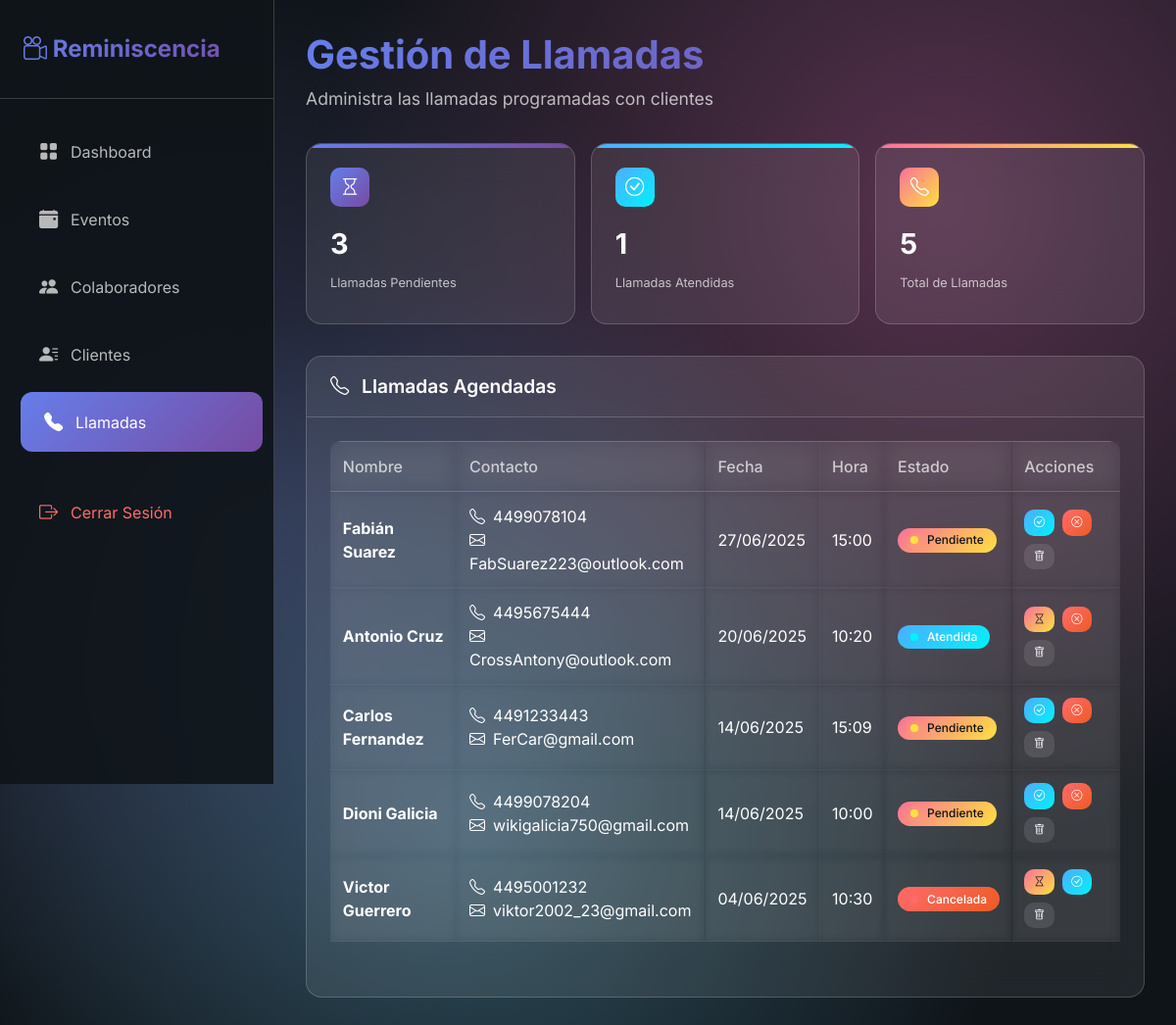
The app's page /admin/llamadas.php (signed in) with its own data.
### tables this page shows
CREATE TABLE `llamadas` (
  `id` int(11) NOT NULL,
  `nombre` varchar(100) NOT NULL,
  `email` varchar(100) NOT NULL,
  `telefono` varchar(20) NOT NULL,
  `fecha` date NOT NULL,
  `hora` time NOT NULL,
  `comentarios` text DEFAULT NULL,
  `estado` enum('pendiente','atendida','cancelada') DEFAULT 'pendiente',
  `fecha_registro` datetime DEFAULT current_timestamp(),
  `token_verificacion` varchar(64) DEFAULT NULL,
  `verificado` tinyint(1) DEFAULT 0,
  `ip_origen` varchar(45) DEFAULT NULL,
  `user_agent` text DEFAULT NULL,
  `documento_identidad` varchar(20) DEFAULT NULL COMMENT 'Número de documento de identidad del usuario',
  `tipo_documento` varchar(50) DEFAULT NULL COMMENT 'Tipo de documento: cedula, cedula_extranjeria, pasaporte, tarjeta_identidad',
  `ip_address` varchar(45) DEFAULT NULL COMMENT 'Dirección IP desde donde se realizó la solicitud',
  `identidad_verificada` tinyint(1) DEFAULT 0 COMMENT 'Indica si la identidad del usuario ha sido verificada',
  `fecha_creacion` timestamp NULL DEFAULT current_timestamp() COMMENT 'Fecha y hora de creación del registro'
);

### admin/llamadas.php (the view, shortened to what this page needs)
<?php
require_once(__DIR__ . '/../includes/config.php');
try {
    $stmt = $conn->query("SELECT * FROM llamadas ORDER BY fecha DESC, hora DESC");
    $llamadas = $stmt->fetchAll(PDO::FETCH_ASSOC);
} catch(PDOException $e) {
    $error = 'Error al obtener llamadas: ' . $e->getMessage();
}
?>
<!DOCTYPE html>
<html lang="es">
<head>
  <link href="https://cdn.jsdelivr.net/npm/bootstrap@5.3.0/dist/css/bootstrap.min.css" rel="stylesheet">
  <link rel="stylesheet" href="https://cdn.jsdelivr.net/npm/bootstrap-icons@1.11.1/font/bootstrap-icons.css">
</head>
<body>
  <nav class="sidebar" id="sidebar">
    <div class="sidebar-header">
      <div class="logo">
        <i class="bi bi-camera-reels"></i>
        Reminiscencia
      </div>
    </div>
    <div class="nav-menu">
      <div class="nav-item">
        <a href="dashboard.php" class="nav-link">
          <i class="bi bi-grid-fill"></i>
          <span>Dashboard</span>
        </a>
      </div>
      <div class="nav-item">
        <a href="gestion_eventos.php" class="nav-link">
          <i class="bi bi-calendar-event-fill"></i>
          <span>Eventos</span>
        </a>
      </div>
      <div class="nav-item">
        <a href="gestion_colaboradores.php" class="nav-link">
          <i class="bi bi-people-fill"></i>
          <span>Colaboradores</span>
        </a>
      </div>
      <div class="nav-item">
        <a href="gestion_clientes.php" class="nav-link">
          <i class="bi bi-person-lines-fill"></i>
          <span>Clientes</span>
        </a>
      </div>
      <div class="nav-item">
        <a href="llamadas.php" class="nav-link active">
          <i class="bi bi-telephone-fill"></i>
          <span>Llamadas</span>
        </a>
      </div>
      <div class="nav-item" style="margin-top: 2rem;">
        <a href="/logout.php" class="nav-link" style="color: #ff6b6b;">
          <i class="bi bi-box-arrow-right"></i>
          <span>Cerrar Sesión</span>
        </a>
      </div>
    </div>
  </nav>
  <main class="main-content">
    <div class="header">
      <h1>Gestión de Llamadas</h1>
      <p>Administra las llamadas programadas con clientes</p>
    </div>
    <div class="stats-grid">
      <div class="stat-card" onclick="window.location.href='llamadas.php?status=pendiente'">
        <div class="stat-header">
          <div class="stat-icon">
            <i class="bi bi-hourglass"></i>
          </div>
        </div>
        <div class="stat-value">
          <?php
            $count_pendientes = 0;
            foreach ($llamadas as $llamada) {
              if ($llamada['estado'] === 'pendiente') $count_pendientes++;
            }
            echo $count_pendientes;
          ?>
        </div>
        <div class="stat-label">Llamadas Pendientes</div>
      </div>
      <div class="stat-card success" onclick="window.location.href='llamadas.php?status=atendida'">
        <div class="stat-header">
          <div class="stat-icon">
            <i class="bi bi-check-circle"></i>
          </div>
        </div>
        <div class="stat-value">
          <?php
            $count_atendidas = 0;
            foreach ($llamadas as $llamada) {
              if ($llamada['estado'] === 'atendida') $count_atendidas++;
            }
            echo $count_atendidas;
          ?>
        </div>
        <div class="stat-label">Llamadas Atendidas</div>
      </div>
      <div class="stat-card warning" onclick="window.location.href='llamadas.php'">
        <div class="stat-header">
          <div class="stat-icon">
            <i class="bi bi-telephone"></i>
          </div>
        </div>
        <div class="stat-value"><?php echo count($llamadas); ?></div>
        <div class="stat-label">Total de Llamadas</div>
      </div>
    </div>
    <div class="card">
      <div class="card-header">
        <div class="d-flex justify-content-between align-items-center">
          <h3 class="card-title">
            <i class="bi bi-telephone me-2"></i>
            Llamadas Agendadas
          </h3>
        </div>
      </div>
      <div class="card-body">
        <?php if (count($llamadas) > 0): ?>
          <div class="d-none d-md-block">
            <div class="table-responsive">
              <table class="table">
                <thead>
                  <tr>
                    <th>Nombre</th>
                    <th>Contacto</th>
                    <th>Fecha</th>
                    <th>Hora</th>
                    <th>Estado</th>
                    <th>Acciones</th>
                  </tr>
                </thead>
                <tbody>
                  <?php
                    foreach ($llamadas as $llamada):
                  ?>
                    <tr>
                      <td>
                        <strong class="text-white"><?php echo htmlspecialchars($llamada['nombre']); ?></strong>
                      </td>
                      <td>
                        <div class="d-flex flex-column text-white">
                          <span><i class="bi bi-telephone me-2 text-white"></i><?php echo htmlspecialchars($llamada['telefono']); ?></span>
                          <span><i class="bi bi-envelope me-2 text-white"></i><?php echo htmlspecialchars($llamada['email']); ?></span>
                        </div>
                      </td>
                      <td class="text-white"><?php echo date('d/m/Y', strtotime($llamada['fecha'])); ?></td>
                      <td class="text-white"><?php echo substr($llamada['hora'], 0, 5); ?></td>
                      <td>
                        <span class="badge bg-<?php
                          switch($llamada['estado']) {
                            case 'pendiente': echo 'warning'; break;
                            case 'atendida': echo 'success'; break;
                            case 'cancelada': echo 'danger'; break;
                          }
                        ?>">
                          <span class="  status-indicator status-<?php echo $llamada['estado']; ?>"></span>
                          <?php echo ucfirst($llamada['estado']); ?>
                        </span>
                      </td>
                      <td>
                        <div class="d-flex flex-wrap gap-2">
                          <?php if ($llamada['estado'] !== 'pendiente'): ?>
                            <a href="?action=update_status&id=<?php echo $llamada['id']; ?>&status=pendiente"
                               class="btn btn-sm btn-warning"
                               title="Marcar como Pendiente">
                              <i class="bi bi-hourglass"></i>
                            </a>
                          <?php endif; ?>
                          <?php if ($llamada['estado'] !== 'atendida'): ?>
                            <a href="?action=update_status&id=<?php echo $llamada['id']; ?>&status=atendida"
                               class="btn btn-sm btn-success"
                               title="Marcar como Atendida">
                              <i class="bi bi-check-circle"></i>
                            </a>
                          <?php endif; ?>
                          <?php if ($llamada['estado'] !== 'cancelada'): ?>
                            <a href="?action=update_status&id=<?php echo $llamada['id']; ?>&status=cancelada"
                               class="btn btn-sm btn-danger"
                               title="Marcar como Cancelada">
                              <i class="bi bi-x-circle"></i>
                            </a>
                          <?php endif; ?>
                          <a href="?action=delete&id=<?php echo $llamada['id']; ?>"
                             onclick="return confirm('¿Estás seguro de eliminar esta llamada?')"
                             class="btn btn-sm btn-secondary"
                             title="Eliminar Llamada">
                            <i class="bi bi-trash"></i>
                          </a>
                        </div>
                      </td>
                    </tr>
                  <?php endforeach; ?>
                </tbody>
              </table>
            </div>
          </div>
        <?php endif; ?>
      </div>
    </div>
  </main>
</body>
</html>

### records on screen
llamadas: nombre "Fabián Suarez", telefono "4499078104", email "FabSuarez223@outlook.com", fecha "27/06/2025", hora "15:00", estado "Pendiente"
llamadas: nombre "Antonio Cruz", telefono "4495675444", email "CrossAntony@outlook.com", fecha "20/06/2025", hora "10:20", estado "Atendida"
llamadas: nombre "Carlos Fernandez", telefono "4491233443", email "FerCar@gmail.com", fecha "14/06/2025", hora "15:09", estado "Pendiente"
llamadas: nombre "Dioni Galicia", telefono "4499078204", email "wikigalicia750@gmail.com", fecha "14/06/2025", hora "10:00", estado "Pendiente"
llamadas: nombre "Victor Guerrero", telefono "4495001232", email "viktor2002_23@gmail.com", fecha "04/06/2025", hora "10:30", estado "Cancelada"

### other values on screen
$count_pendientes "3"
$count_atendidas "1"
count($llamadas) "5"
